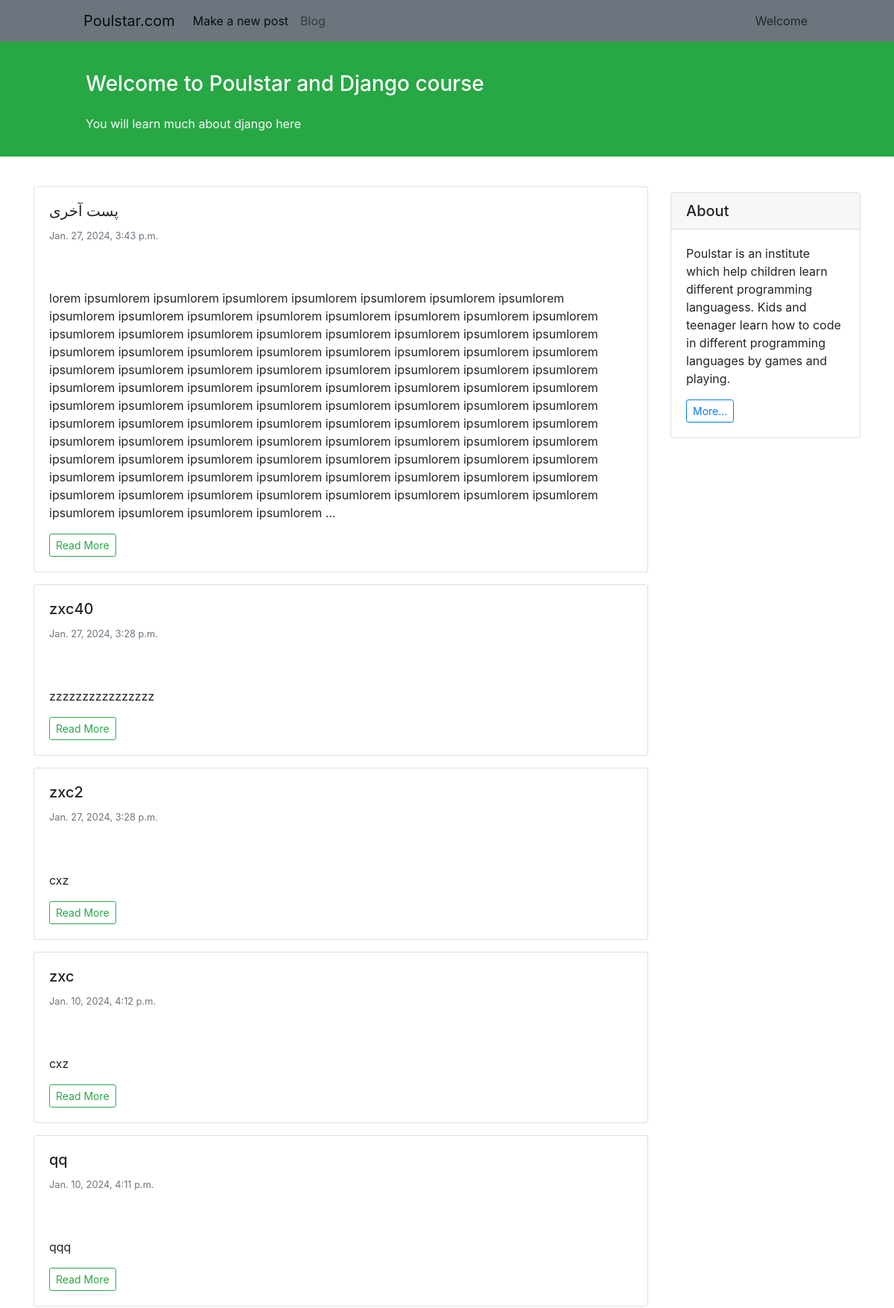
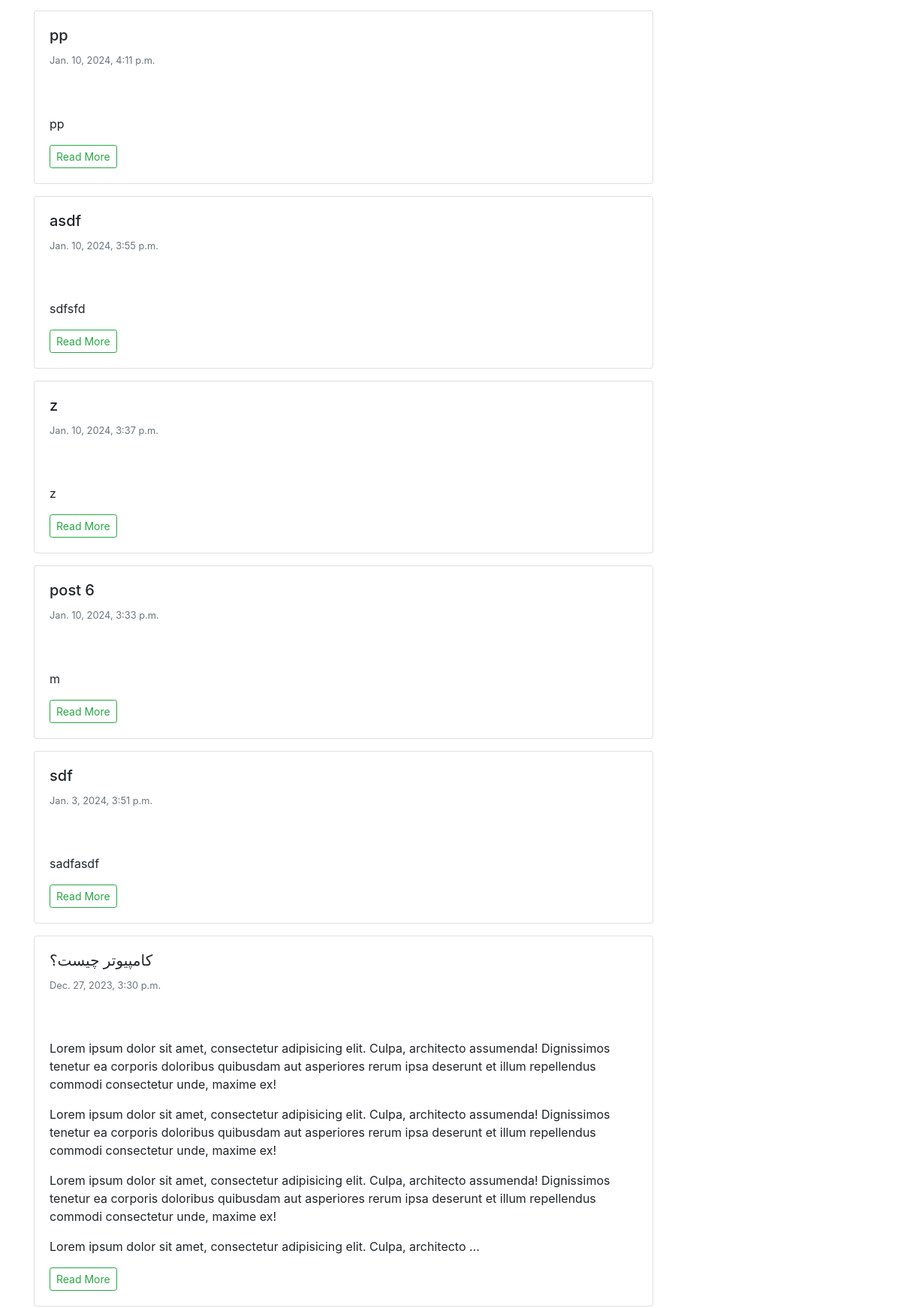
Screenshot of /blog/ (upper part) with the database file from the repository (2 pictures, top to bottom).
### blog/models.py (models this page shows)
class BlogPost(models.Model):
    STATUS = (
        ('p', 'published'),
        ('d', 'draft'),
    )
    author = models.ForeignKey(to='auth.User', on_delete=models.CASCADE)
    title = models.CharField(max_length=100)
    time_created = models.DateTimeField(auto_now_add=True)
    time_modified = models.DateTimeField(auto_now=True)
    text = models.TextField()
    status = models.CharField(max_length=1, choices=STATUS)

### blog/views.py (the view)
# urls.py: path('', views.show_all_posts, name='blog'),
def show_all_posts(request):
    context = {'posts': BlogPost.objects.filter(status='p').order_by("-time_modified")}
    return render(request, 'posts_list.html', context)

### blog/templates/posts_list.html (shortened to what this page needs)
{% extends "base.html" %}
{% block content %}
{% for post in posts %}
<div class="card shadow-sm my-3">
    <div class="card-body">
        <h5 class="card-title">{{ post.title }}</h5>
        <h6 class="card-subtitle mb-2 text-muted small py-2">{{ post.time_created }}</h6>
        <p class="card-text py-3" style="text-align: justify;">
            {{ post.text|linebreaks|truncatewords:100 }}
        </p>
        <a href="{% url "detail" post.pk %}">
            <div class="btn btn-sm btn-outline-success">
                Read More
            </div>
        </a>
</div>
</div>
{% endfor %}
{% endblock content %}

### rows the page displays
BlogPost: title "پست آخری", time_created "Jan. 27, 2024, 3:43 p.m.", text "lorem ipsumlorem ipsumlorem ipsumlorem ipsumlorem ipsumlorem ipsumlorem ipsumlorem ipsumlorem ipsumlorem ipsumlorem ipsumlorem ipsumlorem ipsumlorem ipsumlorem ipsumlorem ipsumlorem ipsumlorem ipsumlorem ipsumlorem ipsumlorem ipsumlorem ipsumlorem ipsumlorem ipsumlorem ipsumlorem ipsumlorem ipsumlorem ipsumlorem ipsumlorem ipsumlorem ipsumlorem ipsumlorem ipsumlorem ipsumlorem ipsumlorem ipsumlorem ipsumlorem ipsumlorem ipsumlorem ipsumlorem ipsumlorem ipsumlorem ipsumlorem ipsumlorem ipsumlorem ipsumlorem ipsumlorem ipsumlorem ipsumlorem ipsumlorem ipsumlorem ipsumlorem ipsumlorem ipsumlorem ipsumlorem ipsumlorem ipsumlorem ipsumlorem ipsumlorem ipsumlorem ipsumlorem ipsumlorem ipsumlorem…"
BlogPost: title "zxc40", time_created "Jan. 27, 2024, 3:28 p.m.", text "zzzzzzzzzzzzzzzz"
BlogPost: title "zxc2", time_created "Jan. 27, 2024, 3:28 p.m.", text "cxz"
BlogPost: title "zxc", time_created "Jan. 10, 2024, 4:12 p.m.", text "cxz"
BlogPost: title "qq", time_created "Jan. 10, 2024, 4:11 p.m.", text "qqq"
BlogPost: title "pp", time_created "Jan. 10, 2024, 4:11 p.m.", text "pp"
BlogPost: title "asdf", time_created "Jan. 10, 2024, 3:55 p.m.", text "sdfsfd"
BlogPost: title "z", time_created "Jan. 10, 2024, 3:37 p.m.", text "z"
BlogPost: title "post 6", time_created "Jan. 10, 2024, 3:33 p.m.", text "m"
BlogPost: title "sdf", time_created "Jan. 3, 2024, 3:51 p.m.", text "sadfasdf"
BlogPost: title "کامپیوتر چیست؟", time_created "Dec. 27, 2023, 3:30 p.m.", text "Lorem ipsum dolor sit amet, consectetur adipisicing elit. Culpa, architecto assumenda! Dignissimos tenetur ea corporis doloribus quibusdam aut asperiores rerum ipsa deserunt et illum repellendus commodi consectetur unde, maxime ex! Lorem ipsum dolor sit amet, consectetur adipisicing elit. Culpa, architecto assumenda! Dignissimos tenetur ea corporis doloribus quibusdam aut asperiores rerum ipsa deserunt et illum repellendus commodi consectetur unde, maxime ex! Lorem ipsum dolor sit amet, consectetur adipisicing elit. Culpa, architecto assumenda! Dignissimos tenetur ea corporis doloribus quibusdam aut asperiores rerum ipsa deserunt et illum repellendus commodi consectetur unde, maxime ex!…"
